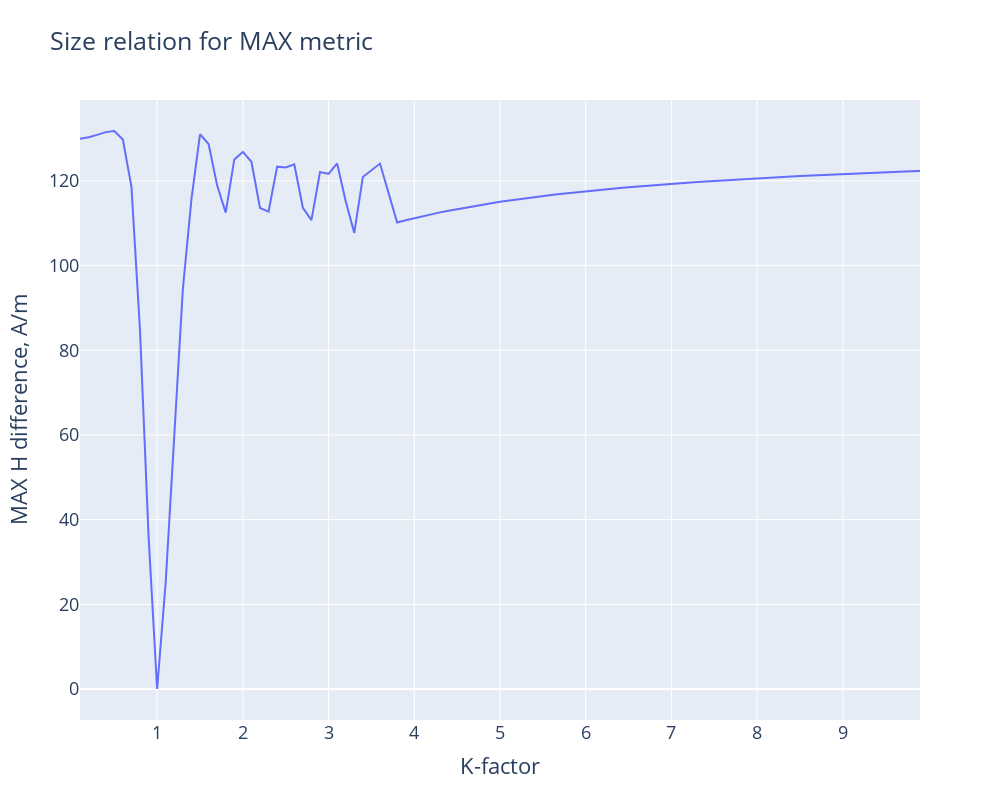

The cell this chart's notebook holds for it:
### Code cell
fig = px.line(x=k_range, y=metric_range, title='Size relation for MAX metric')
fig.update_layout(
    height=800, width=1000, xaxis_title="K-factor", yaxis_title="MAX H difference, A/m",
    font=dict(
        size=18
    )
)
fig.show()
fig.write_image('./plots/max_k.png')

### Figure 1 — Plotly figure (JSON) as saved in the notebook; plotly's stock layout.template omitted (floating-point values rounded to 4 significant figures)
{"data": [{"hovertemplate": "x=%{x}<br>y=%{y}<extra></extra>", "legendgroup": "", "line": {"color": "#636efa", "dash": "solid"}, "marker": {"symbol": "circle"}, "mode": "lines", "name": "", "orientation": "v", "showlegend": false, "x": [0.1, 0.2, 0.3, 0.4, 0.5, 0.6, 0.7, 0.8, 0.9, 1.0, 1.1, 1.2, 1.3, 1.4, 1.5, 1.6, 1.7, 1.8, 1.9, 2.0, 2.1, 2.2, 2.3, 2.4, 2.5, 2.6, 2.7, 2.8, 2.9, 3.0, 3.1, 3.2, 3.3, 3.4, 3.5, 3.6, 3.7, 3.8, 3.9, 4.0, 4.1, 4.2, 4.3, 4.4, 4.5, 4.6, 4.7, 4.8, 4.9, 5.0, 5.1, 5.2, 5.3, 5.4, 5.5, 5.6, 5.7, 5.8, 5.9, 6.0, 6.1, 6.2, 6.3, 6.4, 6.5, 6.6, 6.7, 6.8, 6.9, 7.0, 7.1, 7.2, 7.3, 7.4, 7.5, 7.6, 7.7, 7.8, 7.9, 8.0, 8.1, 8.2, 8.3, 8.4, 8.5, 8.6, 8.7, 8.8, 8.9, 9.0, 9.1, 9.2, 9.3, 9.4, 9.5, 9.6, 9.7, 9.8, 9.9], "xaxis": "x", "y": [130.0, 130.3, 130.9, 131.5, 131.8, 129.8, 118.7, 84.72, 36.05, 1.421e-14, 25.27, 59.44, 94.48, 115.6, 131.0, 128.7, 119.0, 112.5, 125.1, 126.8, 124.5, 113.6, 112.8, 123.4, 123.2, 123.9, 113.7, 110.7, 122.1, 121.7, 124.1, 115.2, 107.7, 120.9, 122.5, 124.1, 117.2, 110.2, 110.7, 111.2, 111.7, 112.1, 112.6, 113.0, 113.4, 113.7, 114.1, 114.4, 114.7, 115.1, 115.3, 115.6, 115.9, 116.2, 116.4, 116.7, 116.9, 117.1, 117.3, 117.5, 117.7, 117.9, 118.1, 118.3, 118.5, 118.7, 118.8, 119.0, 119.1, 119.3, 119.4, 119.6, 119.7, 119.9, 120.0, 120.1, 120.2, 120.4, 120.5, 120.6, 120.7, 120.8, 120.9, 121.0, 121.1, 121.2, 121.3, 121.4, 121.5, 121.6, 121.7, 121.8, 121.9, 121.9, 122.0, 122.1, 122.2, 122.3, 122.3], "yaxis": "y", "type": "scatter"}], "layout": {"xaxis": {"anchor": "y", "domain": [0.0, 1.0], "title": {"text": "K-factor"}}, "yaxis": {"anchor": "x", "domain": [0.0, 1.0], "title": {"text": "MAX H difference, A/m"}}, "legend": {"tracegroupgap": 0}, "title": {"text": "Size relation for MAX metric"}, "font": {"size": 18}, "height": 800, "width": 1000}}
